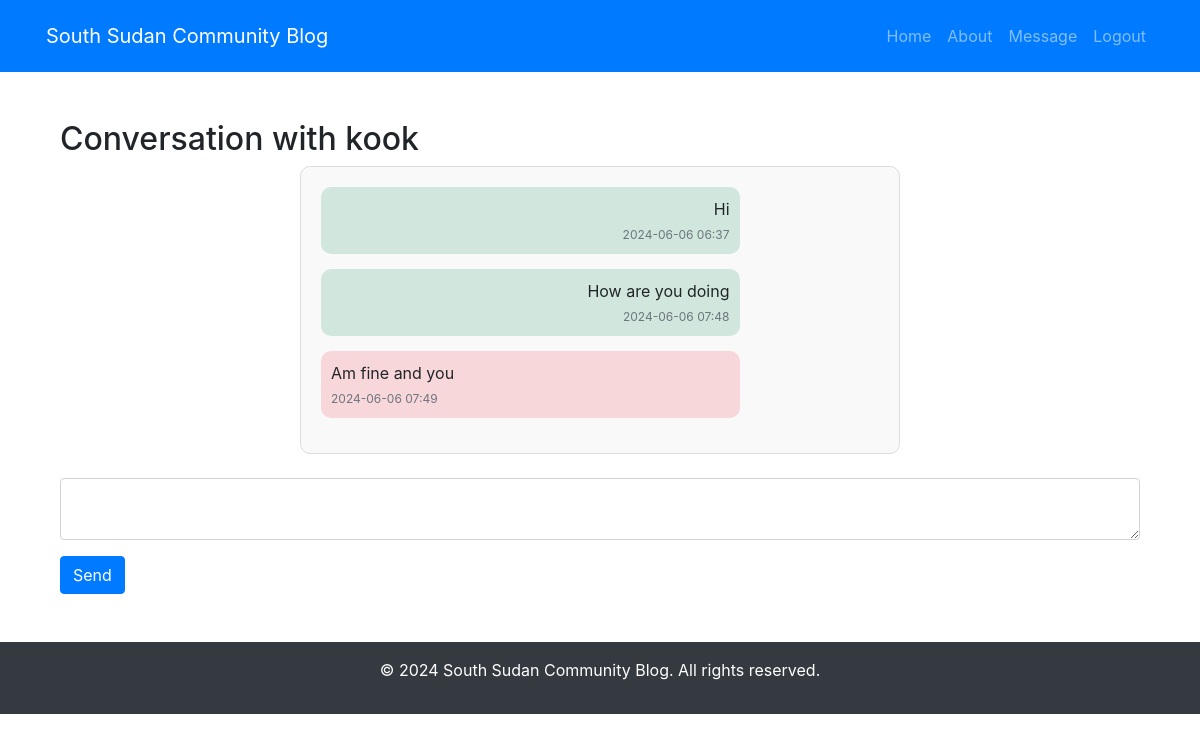
Screenshot of /messages/kook (signed in) with the database file from the repository.
### app/models.py (models this page shows, shortened)
class User(db.Model, UserMixin):
    id = db.Column(db.Integer, primary_key=True)
    username = db.Column(db.String(150), unique=True, nullable=False)
    email = db.Column(db.String(120), unique=True, nullable=False)
    img = db.Column(db.String(20), nullable=False, default='default.jpg')
    password = db.Column(db.String(60), nullable=False)
    bio = db.Column(db.String(500))
    is_active = db.Column(db.Boolean, default=False)
    posts = db.relationship('Post', backref='author', lazy='dynamic')
    sent_messages = db.relationship('UserMessage', foreign_keys='UserMessage.sender_id', backref='author', lazy=True)
    received_messages = db.relationship('UserMessage', foreign_keys='UserMessage.receiver_id', backref='receiver', lazy=True)
    notifications = db.relationship('Notification', backref='user', lazy=True)
    followed = db.relationship(
        'User', secondary=followers,
        primaryjoin=(followers.c.follower_id == id),
        secondaryjoin=(followers.c.followed_id == id),
        backref=db.backref('followers', lazy='dynamic'), lazy='dynamic'
    )

class UserMessage(db.Model):
    id = db.Column(db.Integer, primary_key=True)
    content = db.Column(db.Text, nullable=False)
    timestamp = db.Column(db.DateTime, nullable=False, default=datetime.utcnow)
    sender_id = db.Column(db.Integer, db.ForeignKey('user.id'), nullable=False)
    receiver_id = db.Column(db.Integer, db.ForeignKey('user.id'), nullable=False)
    read = db.Column(db.Boolean, default=False)

### app/routes.py (the view)
@app.route('/messages/<username>', methods=['GET', 'POST'])
@login_required
def conversation(username):
    user = User.query.filter_by(username=username).first_or_404()
    form = MessageForm()
    if form.validate_on_submit():
        message = UserMessage(content=form.content.data, sender_id=current_user.id, receiver_id=user.id)
        db.session.add(message)
        db.session.commit()
        return redirect(url_for('conversation', username=username))
    messages_sent = UserMessage.query.filter_by(sender_id=current_user.id, receiver_id=user.id)
    messages_received = UserMessage.query.filter_by(sender_id=user.id, receiver_id=current_user.id)
    all_messages = messages_sent.union(messages_received).order_by(UserMessage.timestamp.asc())
    for message in messages_received:
        if not message.read:
            message.read = True
    db.session.commit()
    return render_template('conversation.html', title=f'Conversation with {username}', messages=all_messages, form=form, receiver=user)

### app/forms.py
class MessageForm(FlaskForm):
    content = TextAreaField('Message', validators=[DataRequired()])
    submit = SubmitField('Send')

### app/routes.py (called while the page is built)
@login_manager.user_loader
def load_user(user_id):
    return User.query.get(int(user_id))

@app.context_processor
def inject_notifications():
    if current_user.is_authenticated:
        unread_count = UserMessage.query.filter_by(receiver_id=current_user.id, read=False).count()
        return dict(unread_count=unread_count)
    return dict(unread_count=0)

### app/templates/conversation.html (shortened to what this page needs)
{% extends 'index.html' %}
{% block content %}
<div class="container my-5">
    <h2>Conversation with {{ receiver.username }}</h2>
    <div class="chat-box">
        {% for message in messages %}
            <div class="chat-message {% if message.sender_id == current_user.id %}sent{% else %}received{% endif %}">
                <div class="message-content">
                    {{ message.content }}
                </div>
                <div class="message-timestamp text-muted">
                    {{ message.timestamp.strftime('%Y-%m-%d %H:%M') }}
                </div>
            </div>
        {% endfor %}
    </div>
    <form method="POST" class="mt-4">
        <div class="form-group">
            {{ form.content(class="form-control" if not form.content.errors else "form-control is-invalid") }}
        </div>
        <button type="submit" class="btn btn-primary">Send</button>
    </form>
</div>
{% endblock %}

### app/templates/conversation.html (style rules this page uses)
.chat-box { max-width: 600px; margin: auto; padding: 20px; border: 1px solid #ddd; border-radius: 10px; background-color: #f9f9f9; overflow-y: auto; max-height: 500px; }
.chat-message { display: flex; flex-direction: column; margin-bottom: 15px; padding: 10px; border-radius: 10px; max-width: 75%; }
.chat-message.sent { align-self: flex-end; background-color: #d1e7dd; text-align: right; }
.chat-message.received { align-self: flex-start; background-color: #f8d7da; text-align: left; }
.message-content { font-size: 16px; }
.message-timestamp { font-size: 12px; margin-top: 5px; }

### rows the page displays
User: username "kook"
UserMessage: content "Hi", timestamp "2024-06-06 06:37"
UserMessage: content "How are you doing", timestamp "2024-06-06 07:48"
UserMessage: content "Am fine and you", timestamp "2024-06-06 07:49"
